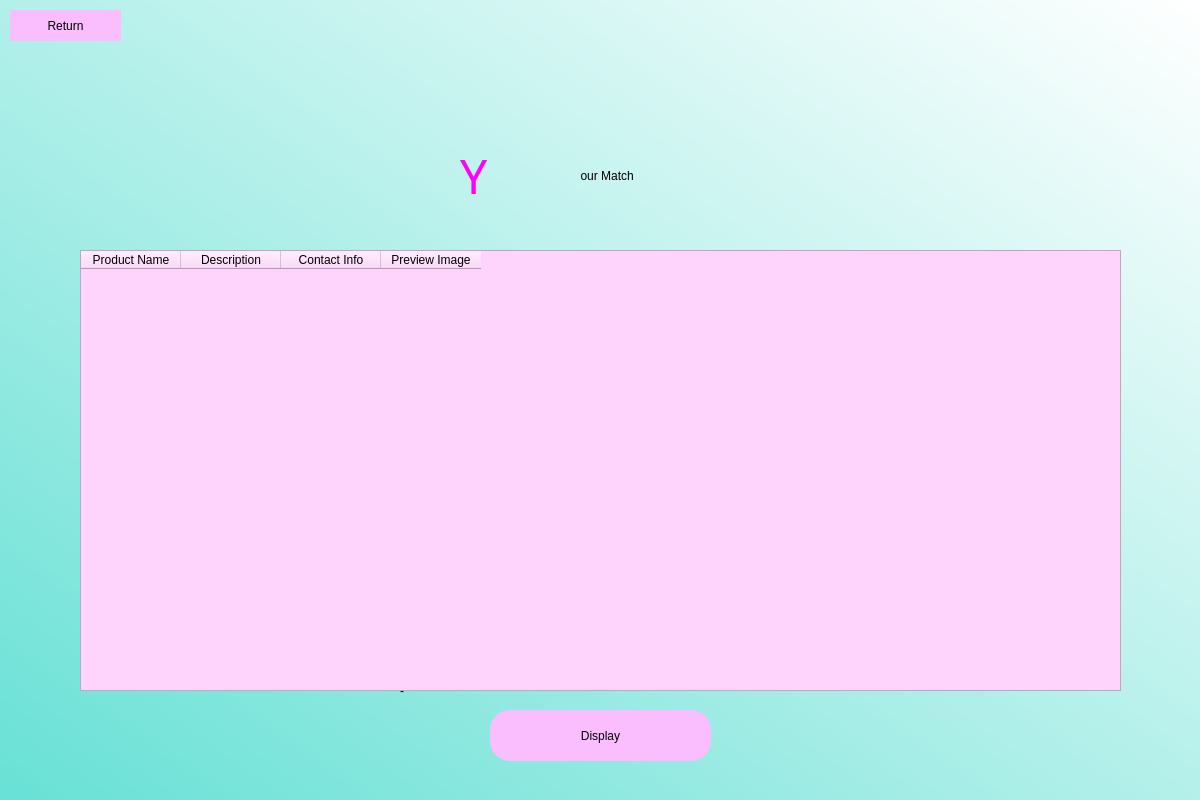
<?xml version="1.0" encoding="UTF-8"?>
<ui version="4.0">
 <class>Loginpage</class>
 <widget class="QDialog" name="Loginpage">
  <property name="geometry">
   <rect>
    <x>0</x>
    <y>0</y>
    <width>1200</width>
    <height>800</height>
   </rect>
  </property>
  <property name="windowTitle">
   <string>Dialog</string>
  </property>
  <widget class="QWidget" name="matchpage" native="true">
   <property name="geometry">
    <rect>
     <x>0</x>
     <y>0</y>
     <width>1200</width>
     <height>800</height>
    </rect>
   </property>
   <property name="styleSheet">
    <string notr="true">QWidget#matchpage{
background-color:qlineargradient(spread:pad, x1:0, y1:0.972182, x2:1, y2:0, stop:0 rgba(106, 225, 214, 255), stop:1 rgba(255, 255, 255, 255));}</string>
   </property>
   <widget class="QLabel" name="label">
    <property name="geometry">
     <rect>
      <x>360</x>
      <y>140</y>
      <width>491</width>
      <height>71</height>
     </rect>
    </property>
    <property name="styleSheet">
     <string notr="true">font: 36pt &quot;OCR A Extended&quot;;</string>
    </property>
    <property name="text">
     <string> our Match</string>
    </property>
    <property name="alignment">
     <set>Qt::AlignCenter</set>
    </property>
   </widget>
   <widget class="QPushButton" name="showbutton">
    <property name="geometry">
     <rect>
      <x>490</x>
      <y>710</y>
      <width>221</width>
      <height>51</height>
     </rect>
    </property>
    <property name="styleSheet">
     <string notr="true">border-radius:20;
background-color: #fabeff;
font: 18pt &quot;OCR A Extended&quot;;</string>
    </property>
    <property name="text">
     <string>Display</string>
    </property>
   </widget>
   <widget class="QPushButton" name="returntologin">
    <property name="geometry">
     <rect>
      <x>10</x>
      <y>10</y>
      <width>111</width>
      <height>31</height>
     </rect>
    </property>
    <property name="styleSheet">
     <string notr="true">border-radius:20;
background-color: #fabeff;
font: 14pt &quot;OCR A Extended&quot;;</string>
    </property>
    <property name="text">
     <string>Return</string>
    </property>
   </widget>
   <widget class="QLabel" name="label_4">
    <property name="geometry">
     <rect>
      <x>460</x>
      <y>140</y>
      <width>31</width>
      <height>71</height>
     </rect>
    </property>
    <property name="font">
     <font>
      <family>OCR A Extended</family>
      <pointsize>36</pointsize>
      <weight>50</weight>
      <italic>false</italic>
      <bold>false</bold>
     </font>
    </property>
    <property name="styleSheet">
     <string notr="true">font: 36pt &quot;OCR A Extended&quot;;
color:#ff00ff;
</string>
    </property>
    <property name="text">
     <string>Y</string>
    </property>
   </widget>
   <widget class="QLabel" name="errormessage">
    <property name="geometry">
     <rect>
      <x>260</x>
      <y>680</y>
      <width>681</width>
      <height>21</height>
     </rect>
    </property>
    <property name="styleSheet">
     <string notr="true">font: 12pt &quot;OCR A Extended&quot;;
color: red;</string>
    </property>
    <property name="text">
     <string/>
    </property>
   </widget>
   <widget class="QLabel" name="clipboardmessage">
    <property name="geometry">
     <rect>
      <x>400</x>
      <y>680</y>
      <width>391</width>
      <height>21</height>
     </rect>
    </property>
    <property name="styleSheet">
     <string notr="true">font: 12pt &quot;OCR A Extended&quot;;</string>
    </property>
    <property name="text">
     <string>-</string>
    </property>
   </widget>
   <widget class="QTableWidget" name="tableWidget">
    <property name="geometry">
     <rect>
      <x>80</x>
      <y>250</y>
      <width>1041</width>
      <height>441</height>
     </rect>
    </property>
    <property name="styleSheet">
     <string notr="true">font: 12pt &quot;OCR A Extended&quot;;
background-color: rgb(255, 212, 252);</string>
    </property>
    <column>
     <property name="text">
      <string>Product Name</string>
     </property>
    </column>
    <column>
     <property name="text">
      <string>Description</string>
     </property>
    </column>
    <column>
     <property name="text">
      <string>Contact Info</string>
     </property>
    </column>
    <column>
     <property name="text">
      <string>Preview Image</string>
     </property>
    </column>
   </widget>
  </widget>
 </widget>
 <resources/>
 <connections/>
</ui>
